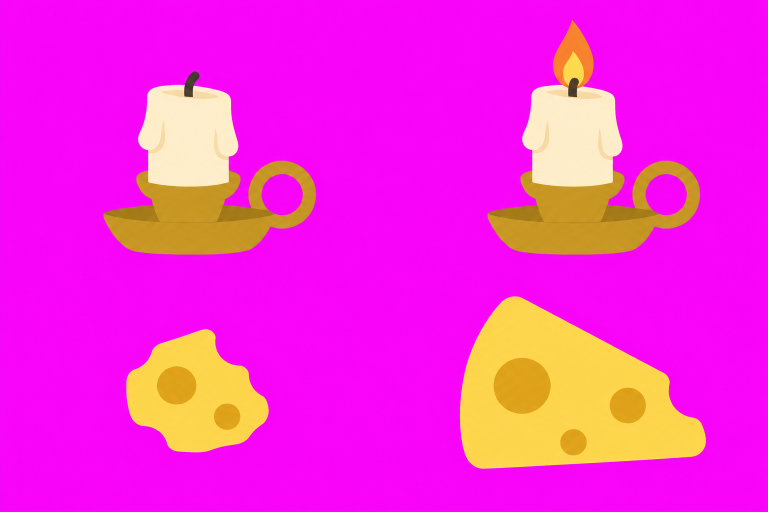
#> input picture art/props/sheet.png, 1536 x 1024 px (shown at 1/2 size)
$ python crop_rects.py ../art/props/sheet.png ../art/props/sheet.png
#> lines starting #> are read from the running program, lines starting #| are printed output that depends on the picture
### tools/cut.py
# 시트 자르기: 자홍(#FF00FF) 배경을 투명으로 바꾸고 덩어리마다 잘라 저장.
#   python tools/cut.py <시트.png> <출력 폴더> [--grow 12] [--names a,b,c] [--min 400]
# 덩어리 = 알파를 grow px 만큼 부풀려 붙은 것끼리 한 덩어리 (가까운 파편 무리는 하나로). 위→아래, 왼→오른 순서.
# --names 를 주면 그 순서대로 이름, 없으면 00.png, 01.png … + _index.png(번호 붙은 미리보기)
import sys, os, argparse
import numpy as np
from PIL import Image, ImageDraw
from scipy import ndimage


def key_magenta(rgb):
    # 자홍과의 거리로 알파 + 가장자리 자홍 번짐 제거
    r, g, b = [rgb[..., i].astype(np.float32) for i in range(3)]
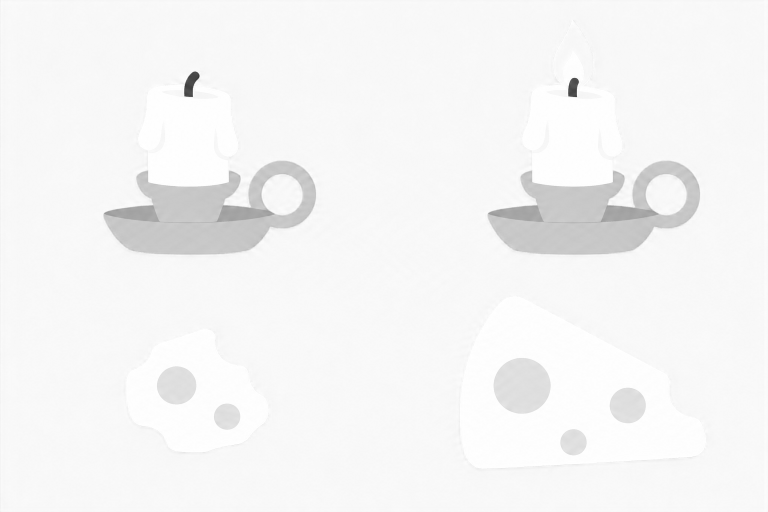
#> r: shape (1024, 1536) float32 (shown at 1/2 size); min 49, max 255, mean 245
    mag = np.minimum(r, b) - g                      # 자홍 정도 (0~255)
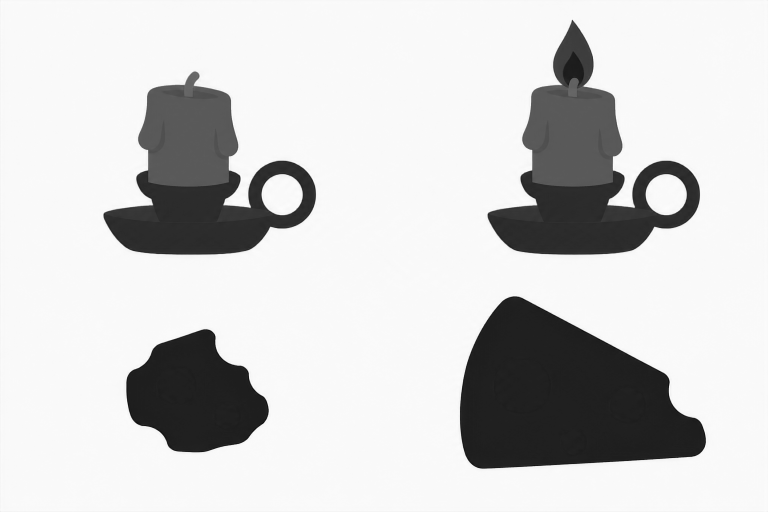
#> mag: shape (1024, 1536) float32 (shown at 1/2 size); min -192, max 253, mean 170.3; drawn with min black and max white
    a = np.clip(1 - (mag - 40) / 120, 0, 1)         # 40 밑 = 불투명, 160 위 = 투명
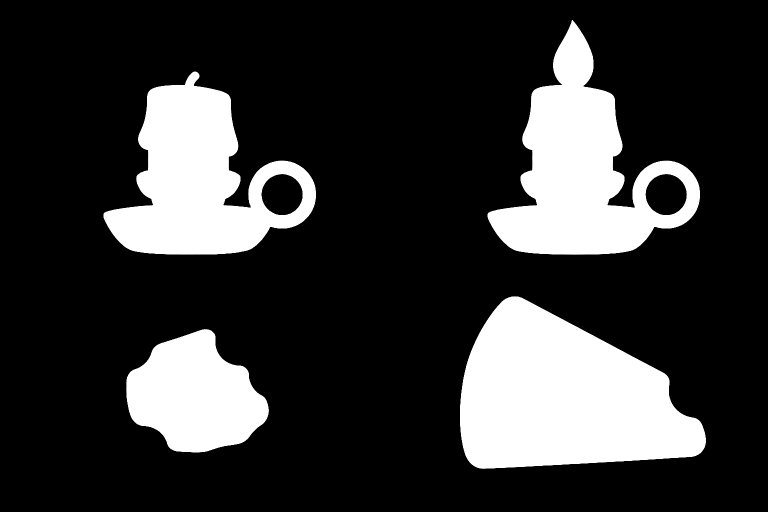
#> a: shape (1024, 1536) float32 (shown at 1/2 size); min 0, max 1, mean 0.208
    # 번짐 제거: 자홍 성분만큼 r·b 를 g 쪽으로 당김
    spill = np.clip(mag, 0, None) * (1 - a)
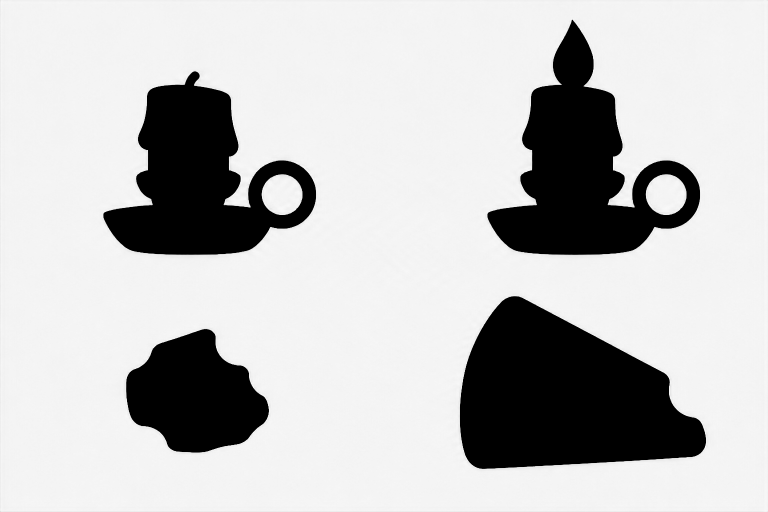
#> spill: shape (1024, 1536) float32 (shown at 1/2 size); min 0, max 253, mean 192.6
    r2 = np.clip(r - spill * 0.9, 0, 255); b2 = np.clip(b - spill * 0.9, 0, 255)
#> after `r2 = np.clip(r - spill * 0.9, 0, 255)`:
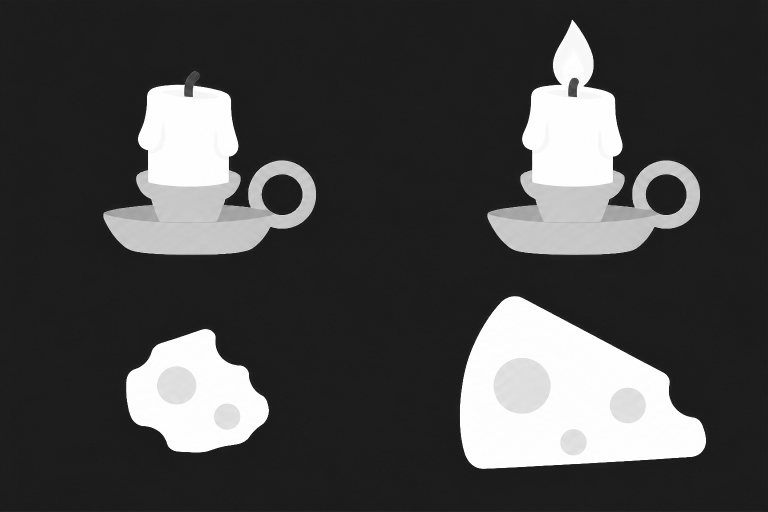
#> r2: shape (1024, 1536) float32 (shown at 1/2 size); min 23.3, max 255, mean 71.7
#> after `b2 = np.clip(b - spill * 0.9, 0, 255)`:
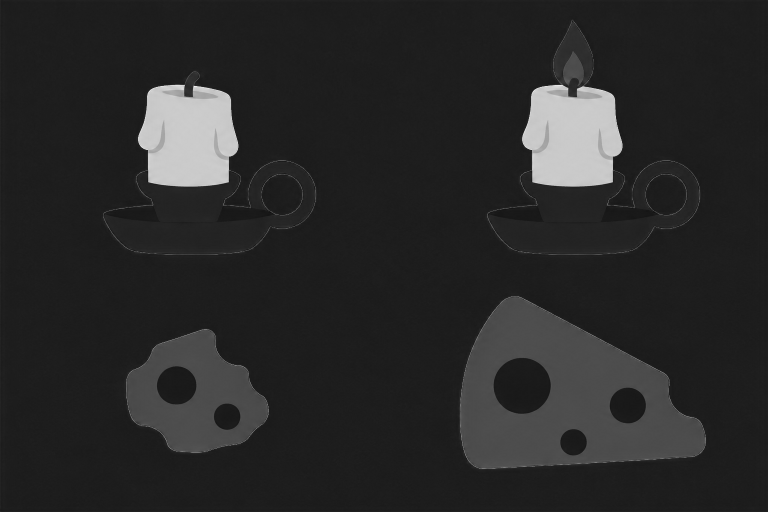
#> b2: shape (1024, 1536) float32 (shown at 1/2 size); min 11, max 247, mean 41.3
    out = np.dstack([r2, g, b2, a * 255]).astype(np.uint8)
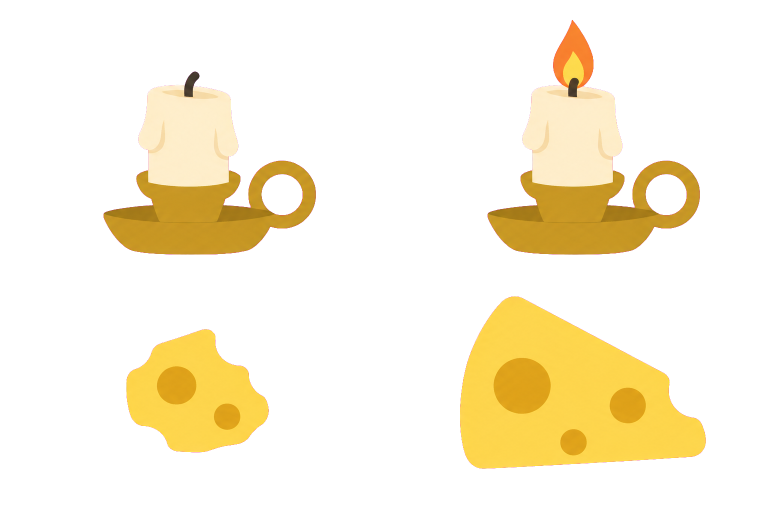
#> out: shape (1024, 1536, 4) (shown at 1/2 size); mean of channels 0, 1, 2, 3 71.4, 43.8, 41.1, 53.1; transparent parts drawn white
    # 반투명 가장자리의 남은 자홍기: 알파 낮은 곳은 색을 안쪽 이웃 색으로
    return out


# [48 lines left out: function main, not called in this run]


# [2 lines that do not run on import are left out]

### tools/crop_rects.py
# 사각형으로 잘라 키잉: python tools/crop_rects.py <시트> <출력 폴더> 이름=x0,y0,x1,y1 ...
# 이름 끝이 * 면 그 사각형 안의 덩어리를 따로따로 (이름0, 이름1 …)
import sys, os
import numpy as np
from PIL import Image
from scipy import ndimage
sys.path.insert(0, os.path.dirname(__file__))
from cut import key_magenta

sheet, out = sys.argv[1], sys.argv[2]
rgba = key_magenta(np.array(Image.open(sheet).convert('RGB')))
os.makedirs(out, exist_ok=True)
def save(name, a):
    m = a[..., 3] > 20
    ys, xs = np.where(m)
    a = a[max(0, ys.min() - 4):ys.max() + 5, max(0, xs.min() - 4):xs.max() + 5]
    Image.fromarray(a).save(os.path.join(out, name + '.png')); print(name, a.shape[1], a.shape[0])
for arg in sys.argv[3:]:
    name, r = arg.split('=')
    x0, y0, x1, y1 = map(int, r.split(','))
    a = rgba[y0:y1, x0:x1].copy()
    if name.endswith('*'):
        lab, n = ndimage.label(ndimage.binary_dilation(a[..., 3] > 40, iterations=3))
        objs = sorted([s for s in ndimage.find_objects(lab)], key=lambda s: (s[0].start, s[1].start))
        k = 0
        for i, s in enumerate(objs):
            if (s[0].stop - s[0].start) * (s[1].stop - s[1].start) < 600: continue
            b = a[s].copy(); save(f'{name[:-1]}{k}', b); k += 1
    else:
        save(name, a)
